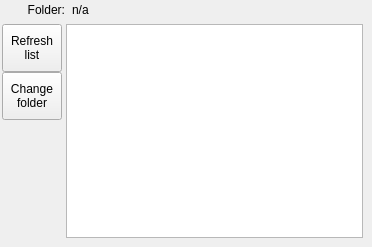
    <widget class="QWidget" name="tabPage0Stimuli">
     <attribute name="title">
      <string>Stimuli</string>
     </attribute>
     <widget class="QPushButton" name="btnRefreshStimList">
      <property name="geometry">
       <rect>
        <x>2</x>
        <y>24</y>
        <width>60</width>
        <height>48</height>
       </rect>
      </property>
      <property name="text">
       <string>Refresh
list</string>
      </property>
     </widget>
     <widget class="QLabel" name="lblCurrStimFolder">
      <property name="geometry">
       <rect>
        <x>72</x>
        <y>3</y>
        <width>289</width>
        <height>17</height>
       </rect>
      </property>
      <property name="autoFillBackground">
       <bool>false</bool>
      </property>
      <property name="frameShape">
       <enum>QFrame::NoFrame</enum>
      </property>
      <property name="frameShadow">
       <enum>QFrame::Sunken</enum>
      </property>
      <property name="text">
       <string>n/a</string>
      </property>
      <property name="alignment">
       <set>Qt::AlignLeading|Qt::AlignLeft|Qt::AlignTop</set>
      </property>
      <property name="wordWrap">
       <bool>false</bool>
      </property>
     </widget>
     <widget class="QListWidget" name="listStim">
      <property name="geometry">
       <rect>
        <x>66</x>
        <y>24</y>
        <width>297</width>
        <height>214</height>
       </rect>
      </property>
      <property name="font">
       <font>
        <family>Segoe UI</family>
       </font>
      </property>
      <property name="focusPolicy">
       <enum>Qt::WheelFocus</enum>
      </property>
      <property name="selectionMode">
       <enum>QAbstractItemView::ContiguousSelection</enum>
      </property>
      <property name="selectionRectVisible">
       <bool>false</bool>
      </property>
     </widget>
     <widget class="QPushButton" name="btnChangeStimFolder">
      <property name="enabled">
       <bool>true</bool>
      </property>
      <property name="geometry">
       <rect>
        <x>2</x>
        <y>72</y>
        <width>60</width>
        <height>48</height>
       </rect>
      </property>
      <property name="text">
       <string>Change
folder</string>
      </property>
     </widget>
     <widget class="QLabel" name="label_3">
      <property name="geometry">
       <rect>
        <x>16</x>
        <y>3</y>
        <width>49</width>
        <height>16</height>
       </rect>
      </property>
      <property name="layoutDirection">
       <enum>Qt::LeftToRight</enum>
      </property>
      <property name="text">
       <string>Folder:</string>
      </property>
      <property name="alignment">
       <set>Qt::AlignRight|Qt::AlignTop|Qt::AlignTrailing</set>
      </property>
     </widget>
    </widget>
